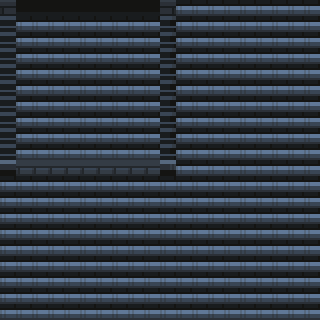

Below is a game level as drawn by its tile map, then a one-line description and the .tmx that defines it (tile-layer data replaced by summaries):
An orthogonal 20x20 tile map with 16x16 px tiles, 3 tile layers (Background, FirstDetails, SecondDetails) and 47 objects.

<map version="1.10" tiledversion="1.10.0" orientation="orthogonal" renderorder="right-down" width="20" height="20" tilewidth="16" tileheight="16" infinite="0" nextlayerid="7" nextobjectid="51">
 <tileset firstgid="1" name="Tiles" tilewidth="16" tileheight="16" tilecount="625" columns="25">
  <image source="BasicTopDown/Tiles.png" width="400" height="400" />
 </tileset>
 <layer id="1" name="Background" width="20" height="20">
  <properties>
   <property name="Draw" type="bool" value="true" />
  </properties>
  <data>[400 cells, 400 non-empty, 1 distinct tile ids]</data>
 </layer>
 <layer id="2" name="FirstDetails" width="20" height="20">
  <properties>
   <property name="Draw" type="bool" value="true" />
  </properties>
  <data>[400 cells, 40 non-empty, 8 distinct tile ids]</data>
 </layer>
 <layer id="3" name="SecondDetails" width="20" height="20">
  <data>[400 cells, 0 non-empty, 0 distinct tile ids]</data>
 </layer>
 <objectgroup id="4" name="Wall">
  <object id="1" x="0" y="0" width="16" height="16" />
  <object id="2" x="16" y="0" width="16" height="16" />
  <object id="3" x="32" y="0" width="16" height="16" />
  <object id="4" x="48" y="0" width="16" height="16" />
  <object id="5" x="64" y="0" width="16" height="16" />
  <object id="6" x="80" y="0" width="16" height="16" />
  <object id="7" x="96" y="0" width="16" height="16" />
  <object id="8" x="112" y="0" width="16" height="16" />
  <object id="9" x="128" y="0" width="16" height="16" />
  <object id="10" x="144" y="0" width="16" height="16" />
  <object id="11" x="160" y="0" width="16" height="16" />
  <object id="12" x="160" y="16" width="16" height="16" />
  <object id="13" x="160" y="32" width="16" height="16" />
  <object id="14" x="160" y="48" width="16" height="16" />
  <object id="15" x="160" y="64" width="16" height="16" />
  <object id="16" x="160" y="80" width="16" height="16" />
  <object id="17" x="160" y="96" width="16" height="16" />
  <object id="18" x="160" y="112" width="16" height="16" />
  <object id="19" x="160" y="128" width="16" height="16" />
  <object id="20" x="160" y="144" width="16" height="16" />
  <object id="21" x="160" y="160" width="16" height="16" />
  <object id="22" x="144" y="160" width="16" height="16" />
  <object id="23" x="128" y="160" width="16" height="16" />
  <object id="24" x="112" y="160" width="16" height="16" />
  <object id="25" x="96" y="160" width="16" height="16" />
  <object id="26" x="80" y="160" width="16" height="16" />
  <object id="27" x="64" y="160" width="16" height="16" />
  <object id="28" x="48" y="160" width="16" height="16" />
  <object id="29" x="32" y="160" width="16" height="16" />
  <object id="30" x="16" y="160" width="16" height="16" />
  <object id="31" x="0" y="160" width="16" height="16" />
  <object id="32" x="0" y="144" width="16" height="16" />
  <object id="33" x="0" y="128" width="16" height="16" />
  <object id="34" x="0" y="112" width="16" height="16" />
  <object id="35" x="0" y="96" width="16" height="16" />
  <object id="36" x="0" y="80" width="16" height="16" />
  <object id="37" x="0" y="64" width="16" height="16" />
  <object id="38" x="0" y="48" width="16" height="16" />
  <object id="39" x="0" y="32" width="16" height="16" />
  <object id="40" x="0" y="16" width="16" height="16" />
 </objectgroup>
 <objectgroup id="5" name="fgdsfgsd" />
 <objectgroup id="6" name="enemies">
  <properties>
   <property name="isEnemies" type="bool" value="true" />
  </properties>
  <object id="41" x="144" y="16" width="16" height="16">
   <properties>
    <property name="1EnemyType" type="int" value="1" />
    <property name="2Velocity" type="int" value="1" />
    <property name="3TexturePath" value="Assets/Textures/GatsIdle.png" />
   </properties>
  </object>
  <object id="42" x="32" y="128" width="16" height="16">
   <properties>
    <property name="1EnemyType" type="int" value="2" />
    <property name="2Velocity" type="int" value="1" />
    <property name="3TexturePath" value="Assets/Textures/Catska.png" />
   </properties>
  </object>
  <object id="43" x="96" y="64" width="16" height="16">
   <properties>
    <property name="1EnemyType" type="int" value="3" />
    <property name="2Velocity" type="int" value="3" />
    <property name="3TexturePath" value="Assets/Textures/TankEnemy.png" />
   </properties>
  </object>
  <object id="44" x="96" y="96" width="16" height="16">
   <properties>
    <property name="1EnemyType" type="int" value="4" />
    <property name="2Velocity" type="int" value="2" />
    <property name="3TexturePath" value="Assets/Textures/LargeRangeEnemy.png" />
   </properties>
  </object>
  <object id="46" x="128" y="32" width="16" height="16">
   <properties>
    <property name="1EnemyType" type="int" value="3" />
    <property name="2Velocity" type="int" value="2" />
    <property name="3TexturePath" value="Assets/Textures/TankEnemy.png" />
   </properties>
  </object>
  <object id="47" x="80" y="80" width="16" height="16">
   <properties>
    <property name="1EnemyType" type="int" value="3" />
    <property name="2Velocity" type="int" value="3" />
    <property name="3TexturePath" value="Assets/Textures/TankEnemy.png" />
   </properties>
  </object>
  <object id="49" x="80" y="64" width="16" height="16">
   <properties>
    <property name="1EnemyType" type="int" value="4" />
    <property name="2Velocity" type="int" value="3" />
    <property name="3TexturePath" value="Assets/Textures/LargeRangeEnemy.png" />
   </properties>
  </object>
 </objectgroup>
</map>